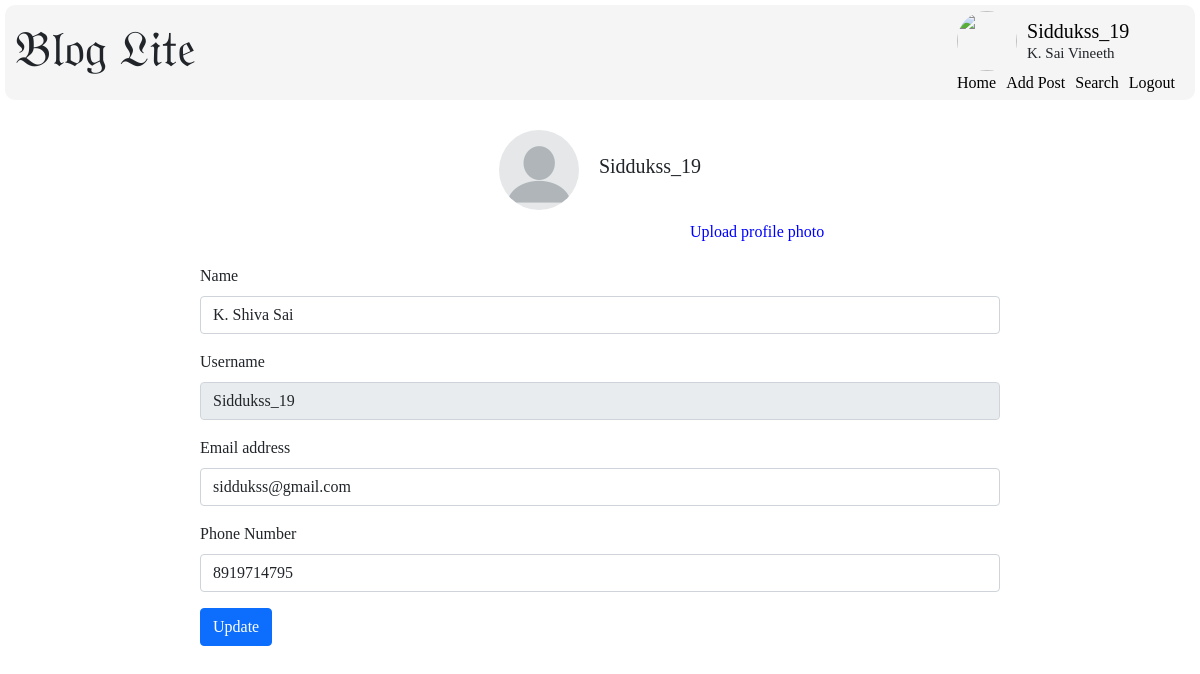
Screenshot of /edit_profile/Siddukss_19 (signed in) with the database file from the repository.
### application/models.py (models this page shows)
class User(db.Model):
    __tablename__ = 'user'
    user_id = db.Column(db.Integer, autoincrement = True, primary_key = True, unique = True)
    name = db.Column(db.String, nullable = False)
    username = db.Column(db.String, nullable = False, unique = True)
    password = db.Column(db.String, nullable = False)
    email = db.Column(db.String, nullable = False, unique = True)
    mobile_number = db.Column(db.Integer, nullable = False, unique = True)
    created_date = db.Column(db.String, nullable = False)
    updated_date = db.Column(db.String, nullable = False)
    userposts = db.relationship('UserPosts', backref = 'user', lazy = True)
    profilepics = db.relationship('ProfilePics', backref = 'user', lazy = True)
    followers_list = db.relationship('Followers_List', backref = 'user', lazy = True)
    following_list = db.relationship('Following_List', backref = 'user', lazy = True)
    comments = db.relationship('Comments', backref='user', lazy = True)

### application/controllers.py (the view, shortened to what this page needs)
@app.route('/edit_profile/<username>', methods=['GET', 'POST'])
def edit_profile(username):
    if not g.user:
        return redirect(url_for('session_expired'))
    if request.method == 'GET':
        user = User.query.filter_by(username = username).first()
        profilepic = ProfilePics.query.filter_by(user_id = user.user_id).first()
        if profilepic:
            default_profilepic = False
        else:
            default_profilepic = True
        return render_template('edit_profile.html', username = username, user = user, default_profilepic = default_profilepic, name = session['fullname'])

### application/controllers.py (called while the page is built)
@app.before_request
def before_request():
    g.user = None
    if 'user' in session:
        g.user = session['user']

@app.after_request
def after_request(response):
    response.headers["Cache-Control"] = "no-cache, no-store, must-revalidate, post-check=0, pre-check=0"
    return response

### templates/edit_profile.html (shortened to what this page needs)
{% extends "base.html" %}
{% block head %}
    <link rel="stylesheet" type="text/css" href="{{ url_for('static', filename='profile.css') }}"/>
{% endblock %}
{% block content %}
<div>
    <div class="profilepic-container d-flex align-items-center justify-content-center">
    {% if default_profilepic -%}
        <img src="{{ url_for('static', filename='images/blank-profile-picture.png') }}" class="profilepic" />
    {% else -%}
        <img src="{{ url_for('renderprofilepic', username = username) }}" class="profilepic" />
    {% endif %}
    <div class="profileusername">
        <h5>{{ username }}</h5>
    </div>
</div>
<div class="editprofilepic-container">
    {% if default_profilepic -%}
        <form action="{{ url_for('uploadprofilepic', username = username) }}" method="post" enctype=multipart/form-data>
            <a href="#" class="uploadprofilepic" id="upload_link">Upload profile photo</a>
        </form>
    {% endif %}
</div>
<div class="userdata">
    <form action="{{ url_for('edit_profile', username = username) }}" method="post" enctype=multipart/form-data class="userdataform">
        <div class="mb-3">
          <label for="Name" class="form-label">Name</label>
          <input type="text" class="form-control" id="Name" name="name" value="{{ user.name }}">
        </div>
        <div class="mb-3">
            <label for="Username" class="form-label">Username</label>
            <input type="text" class="form-control" id="Username" name="username" value="{{ user.username }}" readonly>
        </div>
        <div class="mb-3">
            <label for="Email" class="form-label">Email address</label>
            <input type="email" class="form-control" id="Email" name="email" value="{{ user.email }}">
        </div>
        <div class="mb-3">
            <label for="phonenumber" class="form-label">Phone Number</label>
            <input type="text" class="form-control" id="phonenumber" name="mobile_number" value="{{ user.mobile_number }}">
        </div>
        <button type="submit" class="btn btn-primary">Update</button>
</form>
</div>
</div>
{% endblock %}

### static/header.css (style rules this page uses)
* { font-family: poppins; }

### static/profile.css (style rules this page uses)
a { text-decoration: none; color: black; }
.profilepic { height: 80px; width: 80px; border-radius: 50%; }
.profileusername { margin: 0px 0px 0px 20px; }
.editprofilepic-container { margin: 10px 0px 0px 490px; }
.updateprofilepic, .uploadprofilepic { position: relative; color: blue; text-decoration: none; }
.updateprofilepic::before, .uploadprofilepic::before { content: ""; position: absolute; display: block; width: 100%; height: 1.5px; bottom: 0; left: 0; background-color: blue; transform: scaleX(0); transition: transform 0.3s ease; }
.userdata { margin: 20px 0px 0px 0px; }

### rows the page displays
User: name "K. Shiva Sai", username "Siddukss_19", email "siddukss@gmail.com", mobile_number "8919714795"

### other values shown
{{ username }} "Siddukss_19"
{{ session['fullname'] }} "K. Sai Vineeth"
